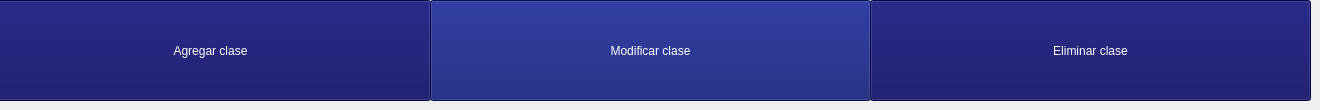
      <widget class="QWidget" name="page_4">
       <widget class="QPushButton" name="eliminarClase">
        <property name="geometry">
         <rect>
          <x>870</x>
          <y>0</y>
          <width>441</width>
          <height>101</height>
         </rect>
        </property>
        <property name="styleSheet">
         <string notr="true">background-color: rgb(6, 6, 92);
color: white;
font: 75 16pt &quot;Segoe UI&quot;;</string>
        </property>
        <property name="text">
         <string>Eliminar clase</string>
        </property>
       </widget>
       <widget class="QPushButton" name="modificarClase">
        <property name="geometry">
         <rect>
          <x>430</x>
          <y>0</y>
          <width>441</width>
          <height>101</height>
         </rect>
        </property>
        <property name="styleSheet">
         <string notr="true">background-color: rgba(8, 19, 110, 1);
color: white;
font: 75 16pt &quot;Segoe UI&quot;;</string>
        </property>
        <property name="text">
         <string>Modificar clase</string>
        </property>
       </widget>
       <widget class="QPushButton" name="agregarClase">
        <property name="geometry">
         <rect>
          <x>-10</x>
          <y>0</y>
          <width>441</width>
          <height>101</height>
         </rect>
        </property>
        <property name="styleSheet">
         <string notr="true">background-color: rgb(6, 6, 92);
color: white;
font: 75 16pt &quot;Segoe UI&quot;;</string>
        </property>
        <property name="text">
         <string>Agregar clase</string>
        </property>
       </widget>
      </widget>
